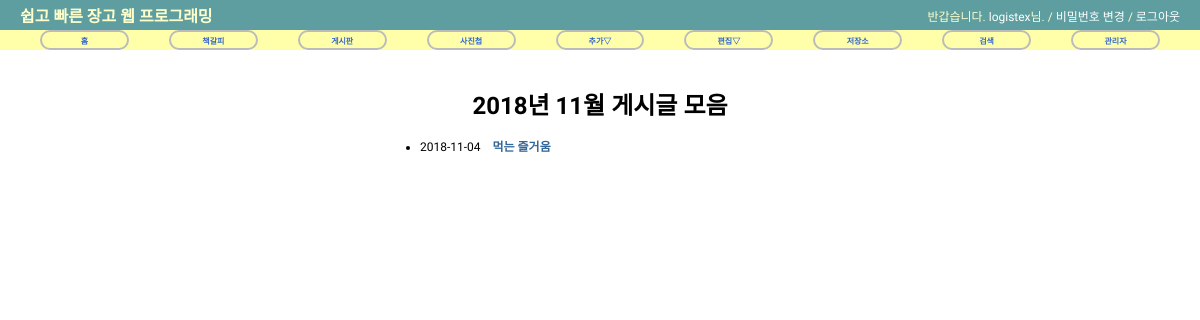
Before: /blog/2018/nov/ with the older database file.
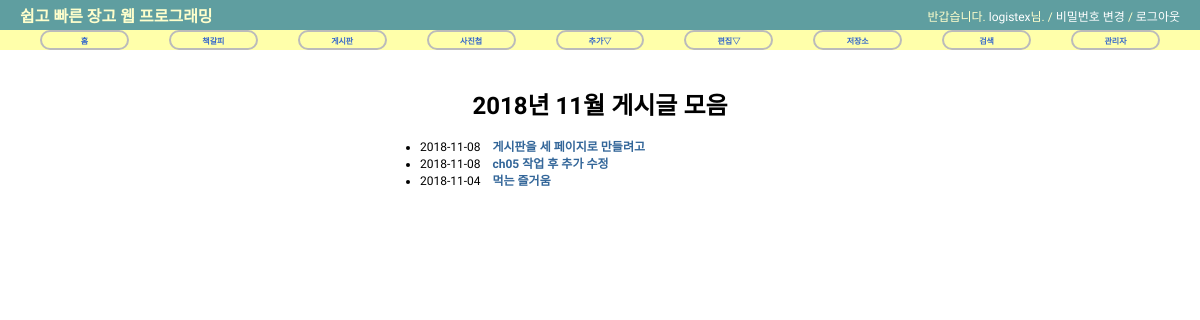
After: the same page with the newer database file.
### blog/models.py (models this page shows, shortened)
@python_2_unicode_compatible
class Post(models.Model):
    title = models.CharField('제목', max_length=50)
    slug = models.SlugField('슬러그',  # 기본 길이 50, 인덱스가 기본 생성됨,
                            unique=True,  # unique 설정, 기본키 대용으로 사용 가능
                            allow_unicode=True,  # 한글 입력 가능하도록
                            help_text='제목에 대한 한 단어의 별명.')
    description = models.CharField('설명',
                                   max_length=100,
                                   blank=True,  # 블랭크 허용
                                   help_text='간략한 설명 문구.')
    content = models.TextField('내용')  # TextField이므로 여러 줄 입력 가능함
    create_date = models.DateTimeField('최초 생성 일시',
                                       auto_now_add=True)  # 최초 생성 일시를 자동 저장하도록
    modify_date = models.DateTimeField('최종 수정 일시',
                                       auto_now=True)  # 최종 수정 일시를 자동 저장하도록
    class Meta:  # 필드 속성 외에 필요한 파라미터를 Meta 내부 클래스로 정의
        verbose_name = '기사'              # 'post'
        verbose_name_plural = '기사 모음'  # 'posts'
        db_table  = 'my_posts'           # DB에 저장할 테이블 이름을 my_posts'라고 지정
        ordering  = ('-modify_date',)  # 최종 수정 일시의 내림차순 정렬
    def get_absolute_url(self): # 이 메소드가 정의된 객체를 지칭하는 URL을 반환
        return reverse('blog:post_detail', args=(self.slug,))

### blog/views.py (the view)
# urls.py: url(r'^(?P<year>\d{4})/(?P<month>[a-z]{3})/$', PostMAV.as_view(), name='post_month_archive'),
class PostMAV(MonthArchiveView) :
    model = Post
    date_field = 'modify_date'

### blog/templates/blog/post_archive_month.html (shortened to what this page needs)
{% extends "base.html" %}
{% load staticfiles %}
{% block extrastyle %}{% static "css/tabular.css" %}{% endblock %}
{% block content %}
    <div id="content">
        <h1 class="centered">{{ month|date:"Y년 m월" }} 게시글 모음</h1>
        <div class="leftpadding30percent">
            <ul>
                {% for post in object_list %}
                <li>
                    {{ post.modify_date|date:"Y-m-d" }}&nbsp;&nbsp;&nbsp;
                    <a href="{{ post.get_absolute_url }}">
                        <strong>{{ post.title }}</strong>
                    </a>
                </li>
                {% endfor %}
            </ul>
        </div>
    </div>
{% endblock %}

Changed rows visible on the page:
added Post: modify_date "2018-11-08", title "게시판을 세 페이지로 만들려고"
added Post: modify_date "2018-11-08", title "ch05 작업 후 추가 수정"
